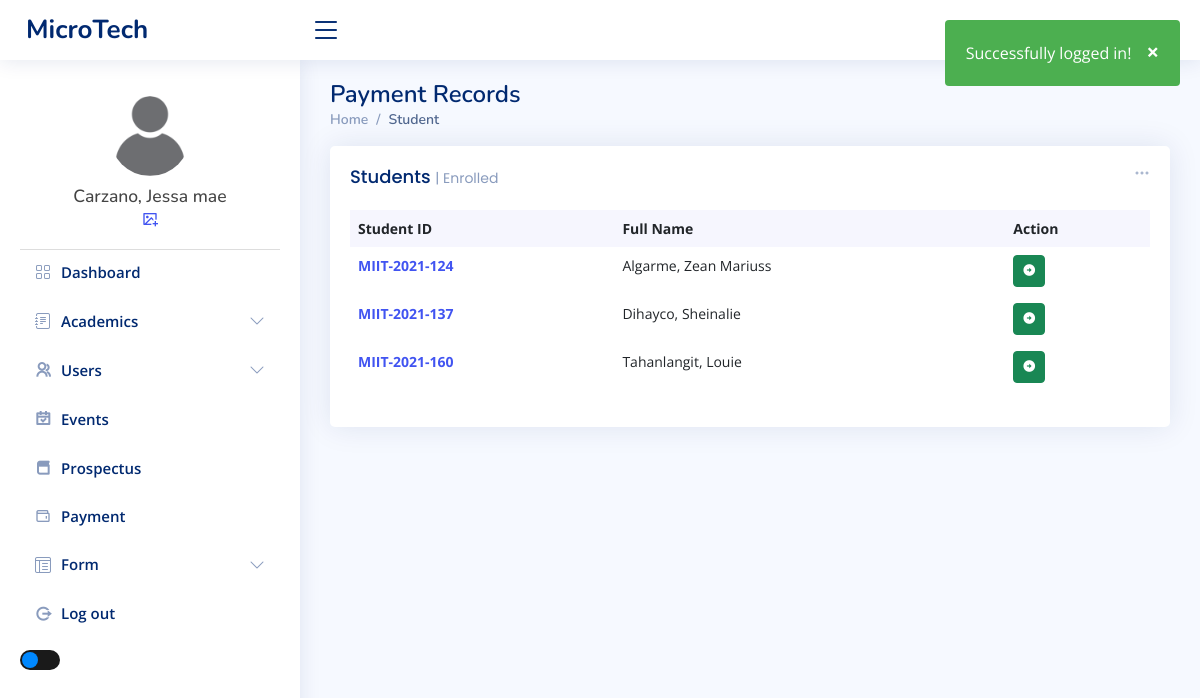
The page /admin/payment.php (signed in) on the database as committed earlier.
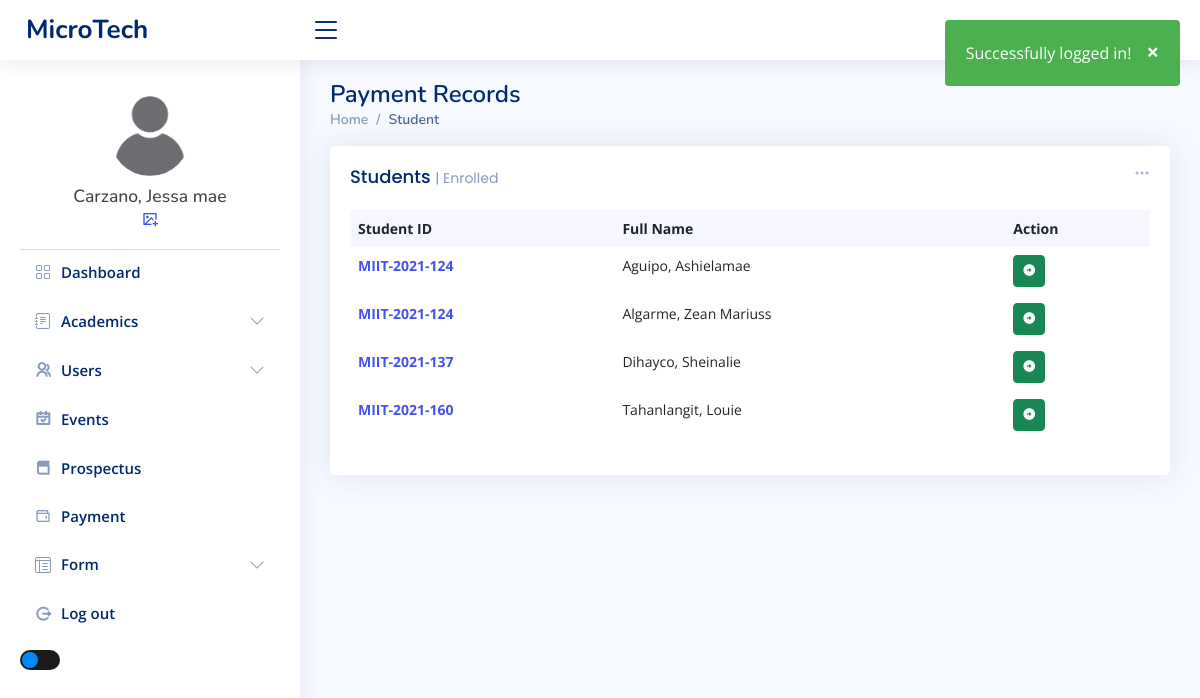
The same page on the database as committed later.
### tables this page shows
CREATE TABLE `tbl_students` (
  `user_id` int(11) NOT NULL,
  `user_name` varchar(50) NOT NULL,
  `lname` varchar(50) NOT NULL,
  `fname` varchar(50) NOT NULL,
  `middleInitial` varchar(30) NOT NULL,
  `Suffix` varchar(15) NOT NULL,
  `course` varchar(50) NOT NULL,
  `year` int(10) NOT NULL,
  `contact` varchar(20) NOT NULL,
  `gender` varchar(10) NOT NULL,
  `bdate` varchar(50) NOT NULL,
  `pob` text NOT NULL,
  `email` varchar(50) NOT NULL,
  `major` varchar(50) NOT NULL,
  `nationality` varchar(20) NOT NULL,
  `civilStatus` varchar(20) NOT NULL,
  `religion` varchar(20) NOT NULL,
  `modality` varchar(20) NOT NULL,
  `fb` varchar(30) NOT NULL,
  `curAddress` varchar(200) NOT NULL,
  `cityAdd` varchar(200) NOT NULL,
  `zipcode` varchar(30) NOT NULL,
  `fatherName` varchar(50) NOT NULL,
  `fwork` varchar(50) NOT NULL,
  `motherName` varchar(50) NOT NULL,
  `mwork` varchar(50) NOT NULL,
  `primarySchool` varchar(100) NOT NULL,
  `primaryAddress` text NOT NULL,
  `primaryCompleted` varchar(30) NOT NULL,
  `entermediateSchool` varchar(100) NOT NULL,
  `entermediateAddress` text NOT NULL,
  `entermediateCompleted` varchar(30) NOT NULL,
  `hsSchool` varchar(100) NOT NULL,
  `hsAddress` text NOT NULL,
  `hsCompleted` varchar(30) NOT NULL,
  `shSchool` varchar(100) NOT NULL,
  `shAddress` text NOT NULL,
  `shCompleted` varchar(30) NOT NULL,
  `collegeSchool` varchar(100) NOT NULL,
  `collegeAddress` text NOT NULL,
  `collegeCompleted` varchar(30) NOT NULL,
  `user_image` varchar(50) NOT NULL,
  `user_role` varchar(50) NOT NULL,
  `user_pass` varchar(50) NOT NULL,
  `semester` int(11) NOT NULL,
  `status` varchar(20) NOT NULL,
  `date` date DEFAULT NULL
);

### admin/payment.php (the view, shortened to what this page needs)
<?php
include_once "../templates/header.php";
?>
<main id="main" class="main">
  <div class="pagetitle">
    <h1>Payment Records</h1>
    <nav>
      <ol class="breadcrumb">
        <li class="breadcrumb-item"><a href="index.php">Home</a></li>
        <li class="breadcrumb-item active">Student</li>
      </ol>
    </nav>
  </div>
  <section class="section dashboard">
    <div class="col-12">
      <div class="card recent-sales overflow-auto">
        <div class="filter">
          <a class="icon" href="#" data-bs-toggle="dropdown"><i class="bi bi-three-dots"></i></a>
        </div>
        <div class="card-body">
          <h5 class="card-title">Students <span>| Enrolled</span></h5>
          <table class="table table-borderless datatable">
            <thead>
              <tr>
                <th scope="col">Student ID</th>
                <th scope="col">Full Name</th>
                <th scope="col">Action</th>
              </tr>
            </thead>
            <tbody>
              <?php
              $database = new Connection();
              $db = $database->open();
              try {
                $sql = 'SELECT * FROM tbl_students ORDER BY lname ASC';
                foreach ($db->query($sql) as $row) {
              ?>
                  <tr>
                    <th scope="row"><a href=""><?php echo $row["user_name"] ?></a></th>
                    <td><?php echo $row["lname"] ?>, <?php echo $row["fname"] ?></td>
                    <td>
                      <form action="student_profile.php" method="post">
                        <button type="submit" class="btn btn-sm btn-success" name="submit"><i class="ri-arrow-right-circle-fill"></i></button>
                      </form>
                    </td>
                  </tr>
              <?php
                }
              } catch (PDOException $e) {
                echo "There is some problem in connection: " . $e->getMessage();
              }
              ?>
            </tbody>
          </table>
        </div>
      </div>
    </div>
  </section>
</main>
<?php
include_once "../templates/footer.php";
?>

Rows that differ between the two databases and show on the page:
added tbl_students: user_name "MIIT-2021-124", lname "Aguipo", fname "Ashielamae"
